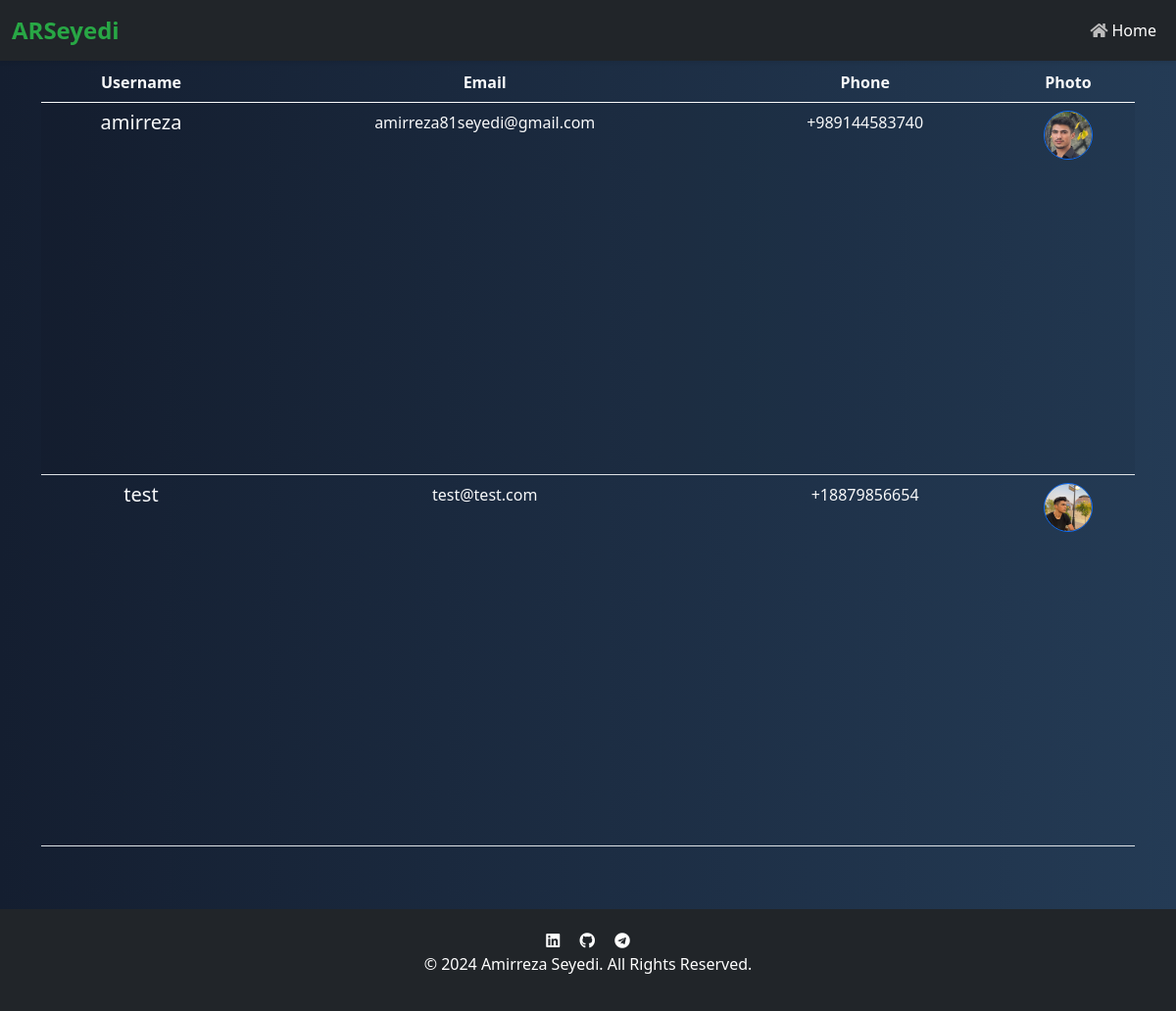
/store/store_users/, run on the app's committed database.
### core/models.py (models this page shows, shortened)
class Client(models.Model):
    user = models.OneToOneField(User, null=False, blank=False, on_delete=models.CASCADE)
    phone = models.CharField(validators=[phone_regex], max_length=15, blank=True)
    image = models.ImageField(upload_to='accounts', null=True, blank=True)

### store/views.py (the view)
# urls.py: path('store_users/', views.store_users, name='store_users'),
def store_users(request):
    client = Client.objects.all()  # Retrieves all Client instances
    return render(request, 'store_users.html', {"client": client})

### store/templates/store_users.html (shortened to what this page needs)
{% extends "base.html" %}
{% load static %}
{% block content %}
<nav class="navbar navbar-expand-lg navbar-dark bg-dark fixed-top shadow-sm">
    <div class="container-fluid">
        <a class="navbar-brand fw-bold" href="{% url 'index' %}">ARSeyedi</a>
        <div class="collapse navbar-collapse justify-content-end" id="navbarNav">
            <ul class="navbar-nav align-items-center">
                <li class="nav-item">
                    <a class="nav-link d-flex align-items-center" href="{% url 'store_main' %}">
                        <i class="fas fa-home me-1"></i> Home
                    </a>
                </li>
            </ul>
        </div>
    </div>
</nav>
<table class="table table-striped mt-3 vh-100">
    <thead>
        <tr class=" text-light">
          <th scope="col">Username</th>
          <th scope="col">Email</th>
          <th scope="col">Phone</th>
          <th scope="col">Photo</th>
        </tr>
      </thead>
      <tbody>
        {% for client in client %}
        <tr class="text-light">
            <td class="h5">{{ client.user.username }}</td>
            <td>{{ client.user.email }}</td>
            <td>{{ client.phone }}</td>
            <td><img src="{{ client.image.url }}" alt="Profile Image" class="rounded-circle border border-primary" style="width: 50px; height: 50px; object-fit: cover;"></td>
        </tr>
        {% endfor %}
      </tbody>
</table>
{% endblock %}

### static/css/styles.css (style rules this page uses)
.navbar { background-color: #243b55; }
.navbar-brand { font-size: 1.5rem; font-weight: bold; color: #28a745 !important; }
.navbar-nav .nav-link { color: white !important; }
.navbar.fixed-top { box-shadow: 0 4px 6px rgba(0, 22, 68, 0.1); }

### store/templates/store_users.html (style rules this page uses)
.navbar { background-color: rgba(0, 0, 0, 0.8); }
.nav-link, .dropdown-item { color: #ddd !important; transition: color 0.2s ease, transform 0.2s ease; }
.nav-link i, .dropdown-item i { color: #bbb; transition: color 0.2s ease; }

### data on the page
Client: user.username "amirreza", user.email "amirreza81seyedi@gmail.com", phone "+989144583740", image (picture)
Client: user.username "test", user.email "test@test.com", phone "+18879856654", image (picture)
